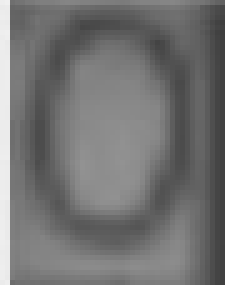
#> input picture origin_images/0.png, 45 x 57 px (shown 5 times larger); its folder holds only this picture in this run
$ python image_processing.py
#> lines starting #> are read from the running program, lines starting #| are printed output that depends on the picture
from PIL import Image, ImageOps
import os
import numpy as np

def add_gaussian_noise(image, mean=0, std=25):
    """
    添加高斯噪声到图像中
    """
    noise = np.random.normal(mean, std, image.size)
    noise = noise.reshape(image.size[1], image.size[0]).astype('uint8')
    noisy_image = Image.fromarray(np.array(image.convert('L')) + noise)
    return noisy_image

def preprocess_images(input_path, output_path, target_size=(224, 224), num_generated=10):
#> called with input_path = 'origin_images', output_path = 'new_images', target_size = (224, 224), num_generated = 10
    if not os.path.exists(output_path):
        os.makedirs(output_path)

    for file in os.listdir(input_path):
        if file.endswith(".png"):
            file_path = os.path.join(input_path, file)
            image = Image.open(file_path)
#> image is the input picture: PIL image 45x57 RGBA; mean R, G, B, A 114.7, 114.7, 114.7, 255

            # 调整图像大小
            image = image.resize(target_size, Image.LANCZOS)
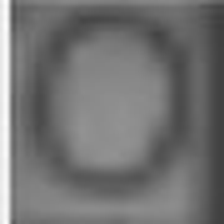
#> image: PIL image 224x224 RGBA; mean R, G, B, A 114.6, 114.6, 114.6, 255

            # 添加噪声并进行数据增强
            for i in range(num_generated):
                transformed_image = image.copy()

                # 随机添加高斯噪声
                noisy_image = add_gaussian_noise(transformed_image)

                # 生成新文件名
                new_filename = f"{os.path.splitext(file)[0]}_enhanced_noise_{i}.png"
                new_file_path = os.path.join(output_path, new_filename)

                # 保存增强后的带噪声的图像
                noisy_image.save(new_file_path)
#> this loop made 10 passes
#> pass 1, in add_gaussian_noise, `noisy_image = Image.fromarray(np.array(image.convert('L')) + noise)`:
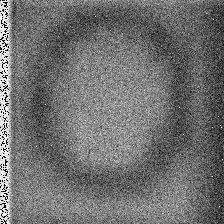
#> noisy_image: PIL image 224x224 L; min 0, max 255, mean 112.2
#> pass 2, in add_gaussian_noise (call 2), `noisy_image = Image.fromarray(np.array(image.convert('L')) + noise)`:
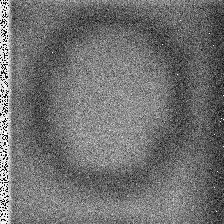
#> noisy_image: PIL image 224x224 L; min 0, max 255, mean 112.3
#> pass 3, in add_gaussian_noise (call 3), `noisy_image = Image.fromarray(np.array(image.convert('L')) + noise)`:
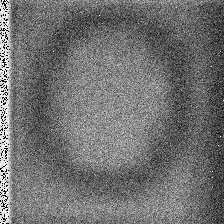
#> noisy_image: PIL image 224x224 L; min 0, max 255, mean 112.5
#> after the loop:
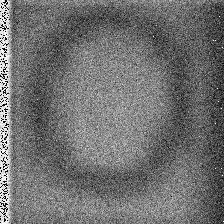
#> noisy_image: PIL image 224x224 L; min 0, max 255, mean 112.2

# 示例用法
input_directory = 'origin_images'
output_directory = 'new_images'
preprocess_images(input_directory, output_directory)

$ run again, on origin_images/4.png
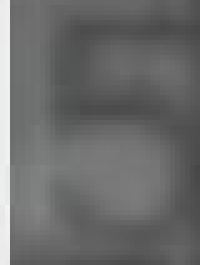
#> input picture origin_images/4.png, 40 x 53 px (shown 5 times larger)
#> in preprocess_images, image is the input picture: PIL image 40x53 RGBA; mean R, G, B, A 106.9, 107.4, 107.2, 255
#> in preprocess_images, `image = image.resize(target_size, Image.LANCZOS)`:
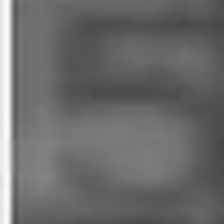
#> image: PIL image 224x224 RGBA; mean R, G, B, A 106.9, 107.4, 107.1, 255
#> after the loop in preprocess_images, `for i in range(num_generated):`:
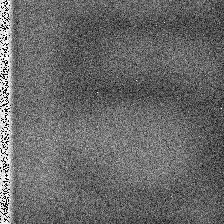
#> noisy_image: PIL image 224x224 L; min 0, max 255, mean 104.3

$ run again, on origin_images/6.png
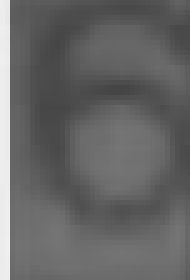
#> input picture origin_images/6.png, 38 x 56 px (shown 5 times larger)
#> in preprocess_images, image is the input picture: PIL image 38x56 RGBA; mean R, G, B, A 102.3, 102.3, 102.3, 255
#> in preprocess_images, `image = image.resize(target_size, Image.LANCZOS)`:
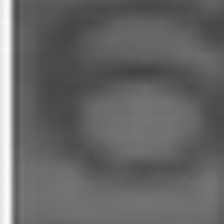
#> image: PIL image 224x224 RGBA; mean R, G, B, A 102.2, 102.2, 102.2, 255
#> after the loop in preprocess_images, `for i in range(num_generated):`:
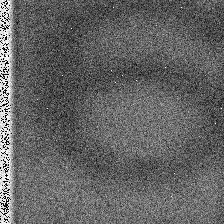
#> noisy_image: PIL image 224x224 L; min 0, max 255, mean 99.3

$ run again, on origin_images/1.png
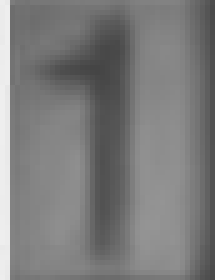
#> input picture origin_images/1.png, 43 x 56 px (shown 5 times larger)
#> in preprocess_images, image is the input picture: PIL image 43x56 RGBA; mean R, G, B, A 123.6, 123.6, 123.6, 255
#> in preprocess_images, `image = image.resize(target_size, Image.LANCZOS)`:
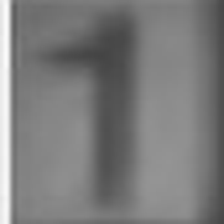
#> image: PIL image 224x224 RGBA; mean R, G, B, A 123.6, 123.6, 123.6, 255
#> after the loop in preprocess_images, `for i in range(num_generated):`:
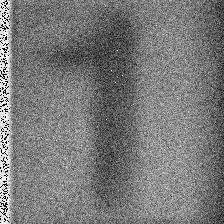
#> noisy_image: PIL image 224x224 L; min 0, max 255, mean 121
